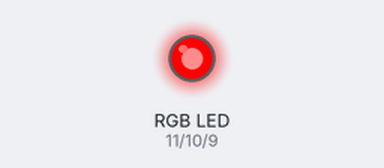
A sketch run on a simulated Arduino Uno, built with avr-gcc and run on an emulated ATmega328P. On the bench: an RGB LED mixed from three pins (HIGH = lit). Random numbers use the default seed unless the sketch sets one.

Above: at 0.1 s.
At 2.1 s:
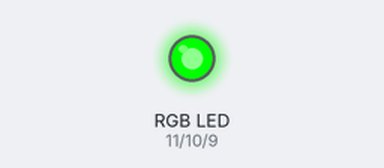
At 4.1 s:
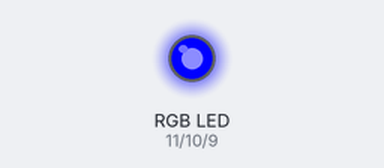
At 6.1 s:
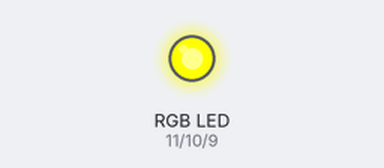
At 10.1 s:
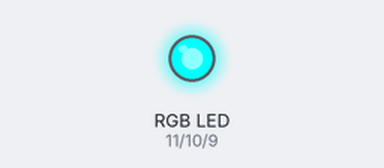
At 13.1 s:
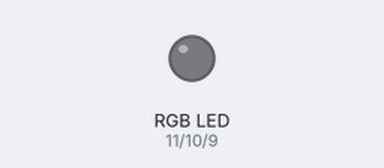
Timing chart, 0 to 40.0 s (numbered marks = the images above):
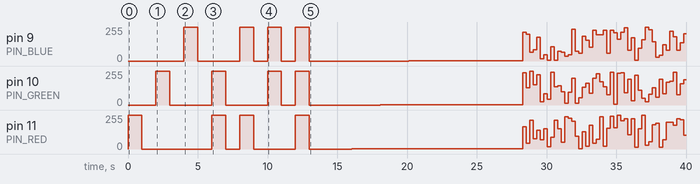

The sketch:

KY-016.ino
```cpp
/*
Descripción:  KY-016 RGB Full color LED module.
Autor:        Carlos Ernesto Guevara Aguilar.
F. Creación:  12 de Septiembre de 2018.
F. Cambio:    13 de Septiembre de 2018.
Comentarios:

              KY-016 Arduino full color 5mm RGB LED, different colors can be obtained by mixing the three primary colors.

              Se realizó diagrama con Fritzing en ./fritzing
              El dispositivo tiene resistencias y está polalizado al revés en relación al KY-009
*/

// Velocidad del puerto serial
static const short SERIAL_SPEED = 9600;

// Pin RED
static const byte PIN_RED = 11;

// Pin GREEN
static const byte PIN_GREEN = 10;

// Pin BLUE
static const byte PIN_BLUE = 9;

// Valor de intencidad
byte val;

// Incialización
void setup() {

  // Indica la velocidad de ejecución del puerto serial.
  Serial.begin (SERIAL_SPEED);

  // Prepara los Pins de sailda
  pinMode (PIN_RED, OUTPUT);
  pinMode (PIN_GREEN, OUTPUT);
  pinMode (PIN_BLUE, OUTPUT);
} // void setup() {

// Inicio de ejecución
void loop() {

  digitalWrite (PIN_RED, HIGH);
  delay (1000);
  digitalWrite (PIN_RED, LOW);
  delay (1000);

  digitalWrite (PIN_GREEN, HIGH);
  delay (1000);
  digitalWrite (PIN_GREEN, LOW);
  delay (1000);

  digitalWrite (PIN_BLUE, HIGH);
  delay (1000);
  digitalWrite (PIN_BLUE, LOW);
  delay (1000);

  digitalWrite (PIN_RED, HIGH);
  digitalWrite (PIN_GREEN, HIGH);
  delay (1000);
  digitalWrite (PIN_RED, LOW);
  digitalWrite (PIN_GREEN, LOW);
  delay (1000);

  digitalWrite (PIN_RED, HIGH);
  digitalWrite (PIN_BLUE, HIGH);
  delay (1000);
  digitalWrite (PIN_RED, LOW);
  digitalWrite (PIN_BLUE, LOW);
  delay (1000);

  digitalWrite (PIN_GREEN, HIGH);
  digitalWrite (PIN_BLUE, HIGH);
  delay (1000);
  digitalWrite (PIN_GREEN, LOW);
  digitalWrite (PIN_BLUE, LOW);
  delay (1000);

  digitalWrite (PIN_RED, HIGH);
  digitalWrite (PIN_GREEN, HIGH);
  digitalWrite (PIN_BLUE, HIGH);
  delay (1000);
  digitalWrite (PIN_RED, LOW);
  digitalWrite (PIN_GREEN, LOW);
  digitalWrite (PIN_BLUE, LOW);
  delay (1000);

  for (val = 0 ; val < 254 ; val++) {

    analogWrite (PIN_RED, val);
    delay (4);

  } // for (val = 0 ; val < 254 ; val++) {

  for (val = 255 ; val > 0 ; val--) {

    analogWrite (PIN_RED, val);
    delay (4);

  } // for (val = 255 ; val>= 0 ; val--) {

  for (val = 0 ; val < 254 ; val++) {

    analogWrite (PIN_GREEN, val);
    delay (4);

  } // for (val = 0 ; val < 255 ; val++) {

  for (val = 255 ; val > 0 ; val--) {

    analogWrite (PIN_GREEN, val);
    delay (4);

  } // for (val = 255 ; val > 0 ; val--) {

  for (val = 0 ; val < 254 ; val++) {

    analogWrite (PIN_BLUE, val);
    delay (4);

  } // for (val = 0 ; val < 254 ; val++) {

  for (val = 255 ; val > 0 ; val--) {

    analogWrite (PIN_BLUE, val);
    delay (4);

  } // for (val = 255 ; val > 0 ; val--) {

  for (val = 0 ; val < 254 ; val++) {

    analogWrite (PIN_RED, val);
    analogWrite (PIN_GREEN, val);
    delay (4);

  } // for (val = 0 ; val < 254 ; val++) {

  for (val = 255 ; val > 0 ; val--) {

    analogWrite (PIN_RED, val);
    analogWrite (PIN_GREEN, val);
    delay (4);

  } // for (val = 255 ; val > 0 ; val--) {

  for (val = 0 ; val < 254 ; val++) {

    analogWrite (PIN_RED, val);
    analogWrite (PIN_BLUE, val);
    delay (4);

  } // for (val = 0 ; val < 254 ; val++) {

  for (val = 255 ; val > 0 ; val--) {

    analogWrite (PIN_RED, val);
    analogWrite (PIN_BLUE, val);
    delay (4);

  } // for (val = 255 ; val > 0 ; val--) {

  for (val = 0 ; val < 254 ; val++) {

    analogWrite (PIN_GREEN, val);
    analogWrite (PIN_BLUE, val);
    delay (4);

  } // for (val = 0 ; val < 254 ; val++) {

  for (val = 255 ; val > 0 ; val--) {

    analogWrite (PIN_GREEN, val);
    analogWrite (PIN_BLUE, val);
    delay (4);

  } // for (val = 255 ; val > 0 ; val--) {

  for (val = 0 ; val < 254 ; val++) {

    analogWrite (PIN_RED, val);
    analogWrite (PIN_GREEN, val);
    analogWrite (PIN_BLUE, val);
    delay (4);

  } // for (val = 0 ; val < 254 ; val++) {

  for (val = 255 ; val > 0 ; val--) {

    analogWrite (PIN_RED, val);
    analogWrite (PIN_GREEN, val);
    analogWrite (PIN_BLUE, val);
    delay (4);

  } // for (val = 255 ; val > 0 ; val--) {

  for (val = 0 ; val < 254 ; val++) {

    analogWrite (PIN_RED, random (256));
    analogWrite (PIN_GREEN, random (256));
    analogWrite (PIN_BLUE, random (256));
    delay (250);

  } // for (val = 0 ; val < 254 ; val++) {

  digitalWrite (PIN_RED, LOW);
  digitalWrite (PIN_GREEN, LOW);
  digitalWrite (PIN_BLUE, LOW);

} // void loop() {
```

Measured:
- by itself, pin 9 (PIN_BLUE): 0/255 → 255/255 at 4.0 s, → 0/255 1.0 s later, → 255/255 3.0 s later, → 0/255 1.0 s later, … (56 changes in this stretch)
- by itself, pin 11 (PIN_RED): 0/255 → 255/255 at 0.00 s, → 0/255 1.0 s later, → 255/255 5.0 s later, → 0/255 1.0 s later, … (56 changes in this stretch)
